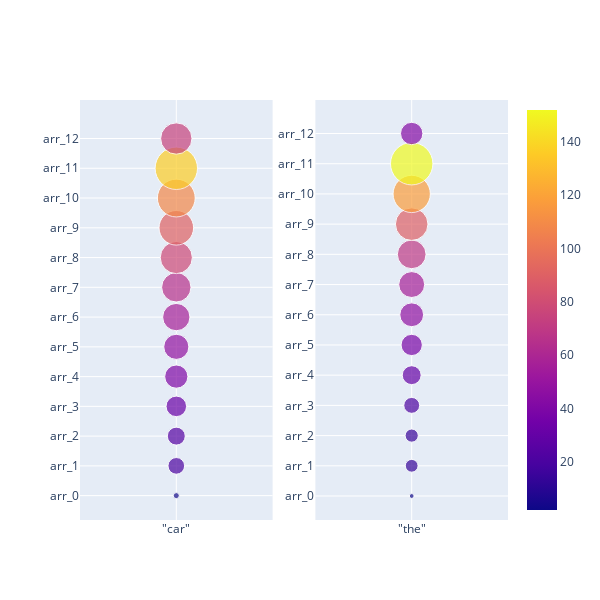

The notebook cell saved with this chart:
### Code cell
# vis

# names = ['car','the',]
# fig = make_subplots(rows=1, cols=len(names))
# for i, name in enumerate(names):
#     fig.append_trace(px.scatter(data_frame=sizes[sizes['space']==f'\"{name}\"'], x='space', y='layer', size='area', color='area', size_max=30,
#                            color_continuous_scale=px.colors.sequential.Rainbow)['data'][0], row=1, col=i+1)

px.scatter(data_frame=sizes[sizes['space']==f'\"{name}\"'], x='space', y='layer', size='area', color='area', size_max=30,
                           color_continuous_scale=px.colors.sequential.Rainbow, facet)
fig.update_layout(autosize=False, height=600, width=300*len(names), xaxis_title=None)

### Figure 1 — Plotly figure (JSON) as saved in the notebook; plotly's stock layout.template omitted (floating-point values rounded to 4 significant figures)
{"data": [{"hovertemplate": "space=%{x}<br>layer=%{y}<br>area=%{marker.color}<extra></extra>", "legendgroup": "", "marker": {"color": [2.745, 21.07, 24.4, 32.03, 40.83, 47.93, 56.56, 65.41, 78.26, 90.65, 108.3, 136.3, 74.38], "coloraxis": "coloraxis", "size": [2.745, 21.07, 24.4, 32.03, 40.83, 47.93, 56.56, 65.41, 78.26, 90.65, 108.3, 136.3, 74.38], "sizemode": "area", "sizeref": 0.1514, "symbol": "circle"}, "mode": "markers", "name": "", "orientation": "v", "showlegend": false, "type": "scatter", "x": ["\"car\"", "\"car\"", "\"car\"", "\"car\"", "\"car\"", "\"car\"", "\"car\"", "\"car\"", "\"car\"", "\"car\"", "\"car\"", "\"car\"", "\"car\""], "xaxis": "x", "y": ["arr_0", "arr_1", "arr_2", "arr_3", "arr_4", "arr_5", "arr_6", "arr_7", "arr_8", "arr_9", "arr_10", "arr_11", "arr_12"], "yaxis": "y"}, {"hovertemplate": "space=%{x}<br>layer=%{y}<br>area=%{marker.color}<extra></extra>", "legendgroup": "", "marker": {"color": [1.963, 13.8, 14.62, 21.35, 30.19, 38.25, 47.79, 56.71, 69.49, 89.65, 117.5, 152.0, 42.3], "coloraxis": "coloraxis", "size": [1.963, 13.8, 14.62, 21.35, 30.19, 38.25, 47.79, 56.71, 69.49, 89.65, 117.5, 152.0, 42.3], "sizemode": "area", "sizeref": 0.1688, "symbol": "circle"}, "mode": "markers", "name": "", "orientation": "v", "showlegend": false, "type": "scatter", "x": ["\"the\"", "\"the\"", "\"the\"", "\"the\"", "\"the\"", "\"the\"", "\"the\"", "\"the\"", "\"the\"", "\"the\"", "\"the\"", "\"the\"", "\"the\""], "xaxis": "x2", "y": ["arr_0", "arr_1", "arr_2", "arr_3", "arr_4", "arr_5", "arr_6", "arr_7", "arr_8", "arr_9", "arr_10", "arr_11", "arr_12"], "yaxis": "y2"}], "layout": {"autosize": false, "height": 600, "width": 600, "xaxis": {"anchor": "y", "autorange": true, "domain": [0, 0.45], "range": [-1, 1], "title": {}, "type": "category"}, "xaxis2": {"anchor": "y2", "autorange": true, "domain": [0.55, 1], "range": [-1, 1], "type": "category"}, "yaxis": {"anchor": "x", "autorange": true, "domain": [0, 1], "range": [-0.8187, 13.29], "type": "category"}, "yaxis2": {"anchor": "x2", "autorange": true, "domain": [0, 1], "range": [-0.7945, 13.11], "type": "category"}}}
